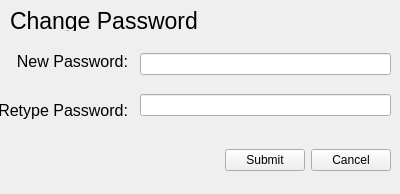
<?xml version="1.0" encoding="UTF-8"?>
<ui version="4.0">
 <class>FormChangePassword</class>
 <widget class="QWidget" name="FormChangePassword">
  <property name="geometry">
   <rect>
    <x>0</x>
    <y>0</y>
    <width>400</width>
    <height>194</height>
   </rect>
  </property>
  <property name="focusPolicy">
   <enum>Qt::NoFocus</enum>
  </property>
  <property name="windowTitle">
   <string>Change Password</string>
  </property>
  <widget class="QWidget" name="layoutWidget">
   <property name="geometry">
    <rect>
     <x>0</x>
     <y>40</y>
     <width>128</width>
     <height>91</height>
    </rect>
   </property>
   <layout class="QVBoxLayout" name="verticalLayout">
    <item>
     <widget class="QLabel" name="label_2">
      <property name="font">
       <font>
        <pointsize>12</pointsize>
       </font>
      </property>
      <property name="layoutDirection">
       <enum>Qt::LeftToRight</enum>
      </property>
      <property name="text">
       <string>New Password:</string>
      </property>
      <property name="alignment">
       <set>Qt::AlignRight|Qt::AlignTrailing|Qt::AlignVCenter</set>
      </property>
     </widget>
    </item>
    <item>
     <widget class="QLabel" name="label_3">
      <property name="font">
       <font>
        <pointsize>12</pointsize>
       </font>
      </property>
      <property name="layoutDirection">
       <enum>Qt::LeftToRight</enum>
      </property>
      <property name="text">
       <string>Retype Password:</string>
      </property>
      <property name="alignment">
       <set>Qt::AlignRight|Qt::AlignTrailing|Qt::AlignVCenter</set>
      </property>
     </widget>
    </item>
   </layout>
  </widget>
  <widget class="QWidget" name="layoutWidget_2">
   <property name="geometry">
    <rect>
     <x>140</x>
     <y>40</y>
     <width>251</width>
     <height>91</height>
    </rect>
   </property>
   <layout class="QVBoxLayout" name="verticalLayout_2">
    <item>
     <widget class="QLineEdit" name="lineEdit_newpassword">
      <property name="echoMode">
       <enum>QLineEdit::Password</enum>
      </property>
     </widget>
    </item>
    <item>
     <widget class="QLineEdit" name="lineEdit_retypepassword">
      <property name="echoMode">
       <enum>QLineEdit::Password</enum>
      </property>
     </widget>
    </item>
   </layout>
  </widget>
  <widget class="QWidget" name="horizontalLayoutWidget">
   <property name="geometry">
    <rect>
     <x>0</x>
     <y>140</y>
     <width>391</width>
     <height>41</height>
    </rect>
   </property>
   <layout class="QHBoxLayout" name="horizontalLayout">
    <item>
     <spacer name="horizontalSpacer">
      <property name="orientation">
       <enum>Qt::Horizontal</enum>
      </property>
      <property name="sizeHint" stdset="0">
       <size>
        <width>40</width>
        <height>20</height>
       </size>
      </property>
     </spacer>
    </item>
    <item>
     <widget class="QPushButton" name="submit">
      <property name="text">
       <string>Submit</string>
      </property>
     </widget>
    </item>
    <item>
     <widget class="QPushButton" name="cancel">
      <property name="text">
       <string>Cancel</string>
      </property>
     </widget>
    </item>
   </layout>
  </widget>
  <widget class="QLabel" name="label_4">
   <property name="geometry">
    <rect>
     <x>10</x>
     <y>10</y>
     <width>251</width>
     <height>21</height>
    </rect>
   </property>
   <property name="font">
    <font>
     <pointsize>17</pointsize>
    </font>
   </property>
   <property name="text">
    <string>Change Password</string>
   </property>
  </widget>
 </widget>
 <resources/>
 <connections/>
</ui>
